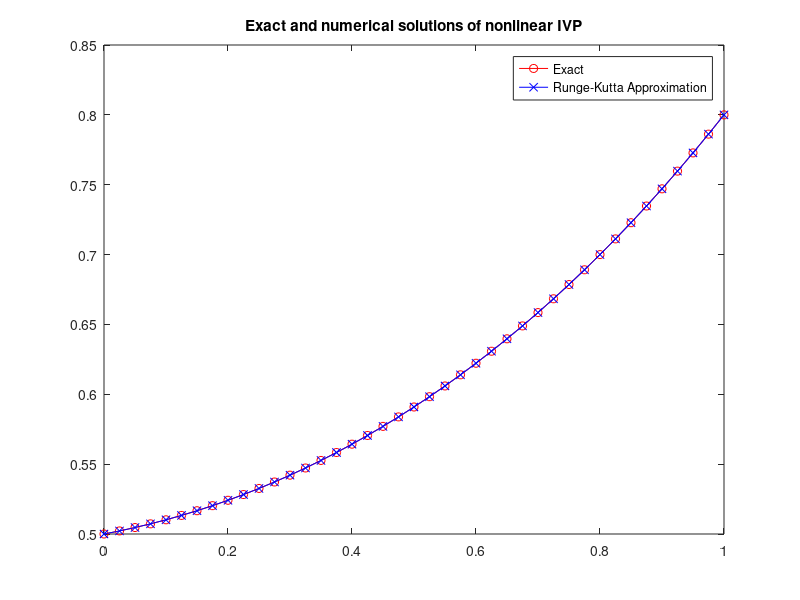
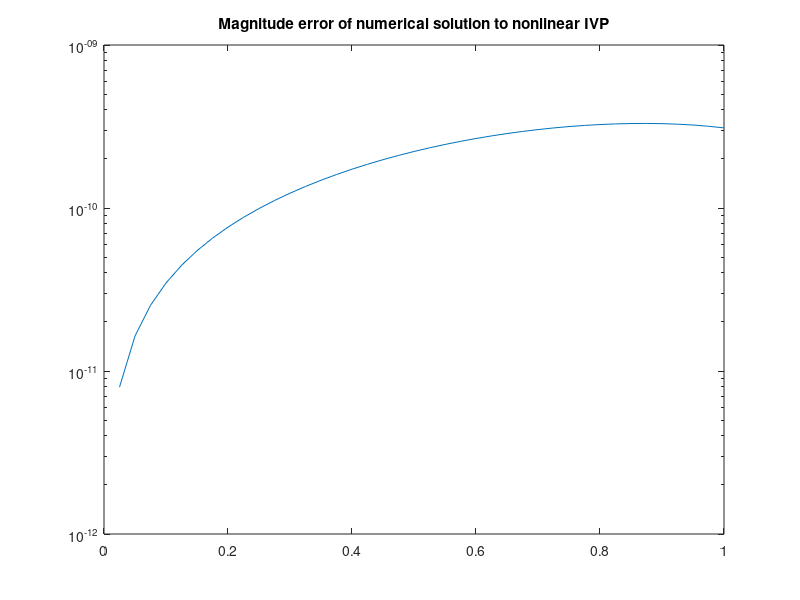

Write the MATLAB code that produced these figures, in order.
% ACM 95a Problem Set 7
% Problem 5 Part B
% John Heath
% Section 9
clc; clear; close all;

% define differential equation
f = @(t, y) ((2 .* t .* y) + (y.^2)) ./ (3 + t.^2);
% initial conditions
y0 = 0.5;
% Define actual solution
sol = @(t) (3 + t.^2) ./ (6 - t);
% Define the range on which we want to approximate and plot the solution. 
t = linspace(0, 1, 41).';
y_exact = sol(t);

% Now to perform the Runge-Kutta approximation
y_kutta = zeros(41,1);
y_kutta(1) = y0;
dt = 0.025;
for i = 1:40
    yn = y_kutta(i);
    tn = t(i);
    k1 = f(tn, yn);
    k2 = f(tn + dt./2, yn + dt .* k1 ./ 2);
    k3 = f(tn + dt./2, yn + dt .* k2 ./ 2);
    k4 = f(tn + dt, yn + dt .* k3);
    y_kutta(i + 1) = yn + dt .* (k1 + 2.*k2 + 2.*k3 + k4) ./ 6;
end


figure;
plot(t, y_exact, 'r-o');
hold on;
plot(t, y_kutta, 'b-x');
hold off;
legend('Exact', 'Runge-Kutta Approximation');
title("Exact and numerical solutions of nonlinear IVP")
figure;
abs_diff = abs(y_exact - y_kutta);
semilogy(t, abs_diff);
title("Magnitude error of numerical solution to nonlinear IVP");
